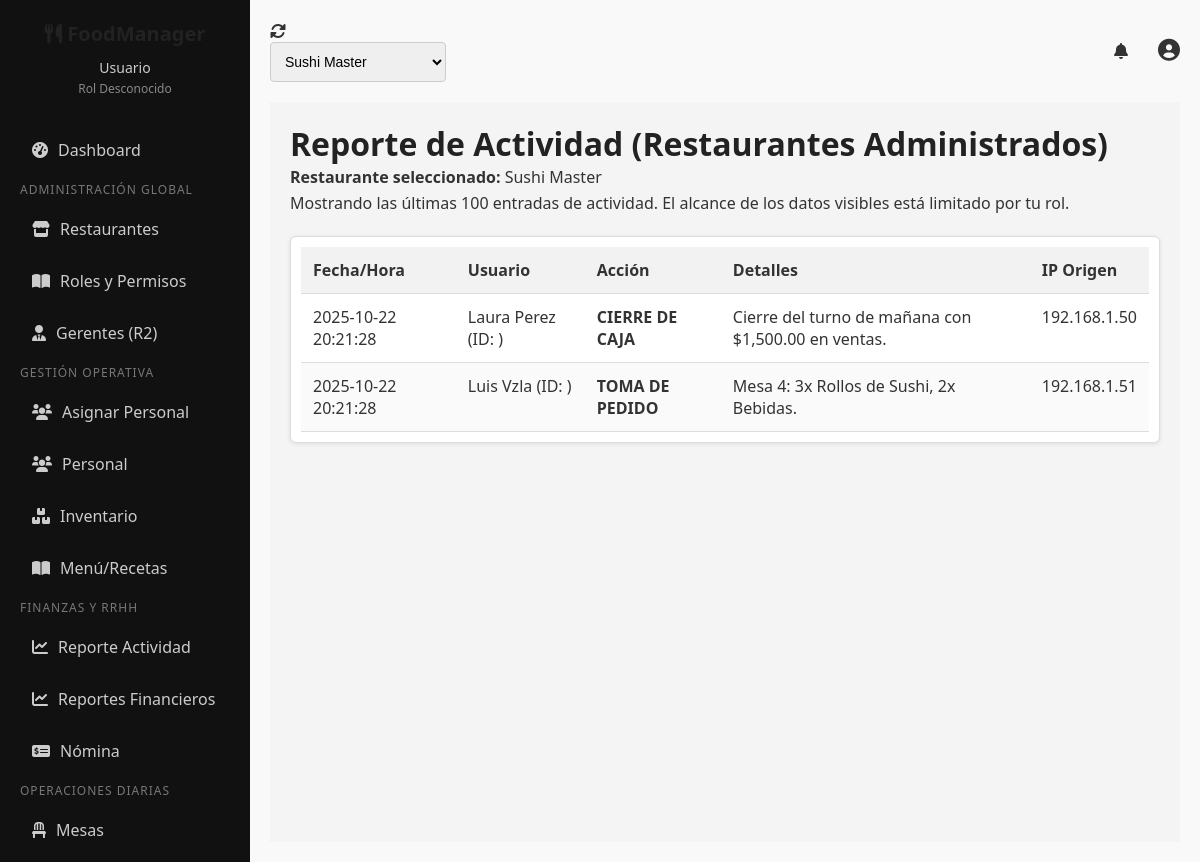
/views/reportes_actividad.php (signed in), run on the app's committed database.
### tables this page shows
CREATE TABLE restaurantes (
    id INT AUTO_INCREMENT PRIMARY KEY,
    nombre VARCHAR(100) NOT NULL,
    direccion TEXT,
    gerenteres_id INT,
    FOREIGN KEY (gerenteres_id) REFERENCES usuarios(id)
);

CREATE TABLE registro_actividad (
    id INT AUTO_INCREMENT PRIMARY KEY,
    usuario_id INT,
    accion VARCHAR(255),
    fecha_hora DATETIME DEFAULT CURRENT_TIMESTAMP,
    detalles TEXT,
    ip_origen VARCHAR(45),
    user_agent TEXT,
    FOREIGN KEY (usuario_id) REFERENCES usuarios(id)
);

CREATE TABLE usuarios (
    id INT AUTO_INCREMENT PRIMARY KEY,
    nombre_usuario VARCHAR(50) NOT NULL UNIQUE,
    contrasena VARCHAR(255) NOT NULL,
    nombre_completo VARCHAR(100),
    email VARCHAR(100),
    telefono VARCHAR(20),
    token_recuperacion VARCHAR(255),
    token_expira DATETIME,
    verificado BOOLEAN DEFAULT FALSE,
    activo BOOLEAN DEFAULT TRUE
);

### views/reportes_actividad.php (the view, shortened to what this page needs)
<?php
include '../includes/header.php';
$usuario_actual_id = $_SESSION['user_id'];
$jerarquia_actual = $_SESSION['user_jerarquia'];
$restaurante_actual_id = $_SESSION['restaurante_actual_id'] ?? null;
try {
    $sql = "
        SELECT
            ra.id, ra.accion, ra.detalles, ra.fecha_hora, ra.ip_origen,
            u.nombre_completo AS usuario_nombre,
            r.nombre AS restaurante_nombre
        FROM registro_actividad ra
        JOIN usuarios u ON ra.usuario_id = u.id
        LEFT JOIN usuarios_restaurantes ur ON ra.usuario_id = ur.usuario_id -- Para obtener el contexto del restaurante
        LEFT JOIN restaurantes r ON ur.restaurante_id = r.id
    ";
    $where = [];
    $params = [];
    if ($jerarquia_actual == 1) {
        if ($restaurante_actual_id) {
            $where[] = "r.id = :restaurante_id";
            $params[':restaurante_id'] = $restaurante_actual_id;
        } else {
        $where[] = "1=1";
        }
    } elseif ($jerarquia_actual == 2) {
        if ($restaurante_actual_id) {
            $where[] = "(r.gerenteres_id = :gerente_id OR ra.usuario_id = :usuario_id)";
            $where[] = "r.id = :restaurante_id";
            $params[':gerente_id'] = $usuario_actual_id;
            $params[':usuario_id'] = $usuario_actual_id;
            $params[':restaurante_id'] = $restaurante_actual_id;
        } else {
            $where[] = "r.gerenteres_id = :gerente_id OR ra.usuario_id = :usuario_id";
            $params[':gerente_id'] = $usuario_actual_id;
            $params[':usuario_id'] = $usuario_actual_id;
        }
    } elseif ($jerarquia_actual >= 3) {
        $where[] = "ra.usuario_id = :current_user_id";
        $params[':current_user_id'] = $usuario_actual_id;
    }
    if (!empty($where)) {
        $sql .= " WHERE " . implode(" AND ", $where);
    }
    $sql .= " GROUP BY ra.id ORDER BY ra.fecha_hora DESC LIMIT 100";
    $stmt = $pdo->prepare($sql);
    $stmt->execute($params);
    $actividad_list = $stmt->fetchAll(PDO::FETCH_ASSOC);
} catch (PDOException $e) {
    $error_message = "Error al cargar el log de actividad: " . $e->getMessage();
}
$report_title = "Reporte de Actividad";
if ($jerarquia_actual == 1) {
    $report_title .= " (Plataforma Global)";
} elseif ($jerarquia_actual == 2) {
    $report_title .= " (Restaurantes Administrados)";
} else {
    $report_title .= " (Mi Actividad)";
}
?>
<head>
    <link rel="stylesheet" href="../style/reportes_actividad.css">
</head>
<h1><?php echo $report_title; ?></h1>
<?php if ($restaurante_actual_id): ?>
    <p><strong>Restaurante seleccionado:</strong> <?php echo htmlspecialchars(getRestaurantName($restaurante_actual_id)); ?></p>
<?php endif; ?>
<p>Mostrando las últimas 100 entradas de actividad. El alcance de los datos visibles está limitado por tu rol.</p>
<div class="table-scroll-container">
    <table class="data-table log-table">
        <thead>
            <tr>
                <th>Fecha/Hora</th>
                <th>Usuario</th>
                <th>Acción</th>
                <th>Detalles</th>
                <th>IP Origen</th>
            </tr>
        </thead>
        <tbody>
            <?php if (empty($actividad_list)): ?>
                <tr><td colspan="5">No hay actividad registrada bajo tu nivel de acceso.</td></tr>
            <?php else: ?>
                <?php foreach ($actividad_list as $log): ?>
                    <tr class="log-<?php echo strtolower(explode(' ', $log['accion'])[0]); ?>">
                        <td><?php echo date('Y-m-d H:i:s', strtotime($log['fecha_hora'])); ?></td>
                        <td><?php echo htmlspecialchars($log['usuario_nombre']); ?> (ID: <?php echo $log['usuario_id']; ?>)</td>
                        <td><strong class="log-action"><?php echo htmlspecialchars($log['accion']); ?></strong></td>
                        <td><?php echo htmlspecialchars($log['detalles'] ?? 'N/A'); ?></td>
                        <td><?php echo htmlspecialchars($log['ip_origen']); ?></td>
                    </tr>
                <?php endforeach; ?>
            <?php endif; ?>
        </tbody>
    </table>
</div>
<?php include '../includes/footer.php'; ?>

### style/main.css (style rules this page uses)
* { box-sizing: border-box; margin: 0; padding: 0; }
html, body { font-family: 'Segoe UI', sans-serif; background-color: #f9f9f9; color: #333; height: 100%; }
h1, h2, h3, h4 { font-weight: 600; color: #222; }
p { line-height: 1.6; }

### style/reportes_actividad.css (style rules this page uses)
.table-scroll-container { max-height: 70vh; overflow-y: auto; overflow-x: auto; background-color: #fff; border: 1px solid #ddd; border-radius: 6px; padding: 10px; box-shadow: 0 1px 4px rgba(0,0,0,0.1); margin-top: 20px; }
.data-table { width: 100%; border-collapse: collapse; min-width: 600px; }
.data-table th, .data-table td { padding: 12px; border-bottom: 1px solid #ddd; text-align: left; vertical-align: top; }
.data-table th { background-color: #f2f2f2; font-weight: 600; color: #333; }
.data-table tr:nth-child(even) { background-color: #fafafa; }
.log-table .log-action { text-transform: uppercase; }
.data-table { width: 100%; border-collapse: collapse; }

### views/reportes_actividad.php (style rules this page uses)
.log-table .log-action { text-transform: uppercase; }

### data on the page
restaurantes: nombre "Sushi Master"
registro_actividad: fecha_hora "2025-10-22 20:21:28", usuario.nombre_completo "Laura Perez", accion "CIERRE DE CAJA", detalles "Cierre del turno de mañana con $1,500.00 en ventas.", ip_origen "192.168.1.50"
registro_actividad: fecha_hora "2025-10-22 20:21:28", usuario.nombre_completo "Luis Vzla", accion "TOMA DE PEDIDO", detalles "Mesa 4: 3x Rollos de Sushi, 2x Bebidas.", ip_origen "192.168.1.51"

### other printed values
$user_name "Usuario"
$user_rol "Rol Desconocido"
$report_title "Reporte de Actividad (Restaurantes Administrados)"
form field restaurant_id_selector "Sushi Master"
